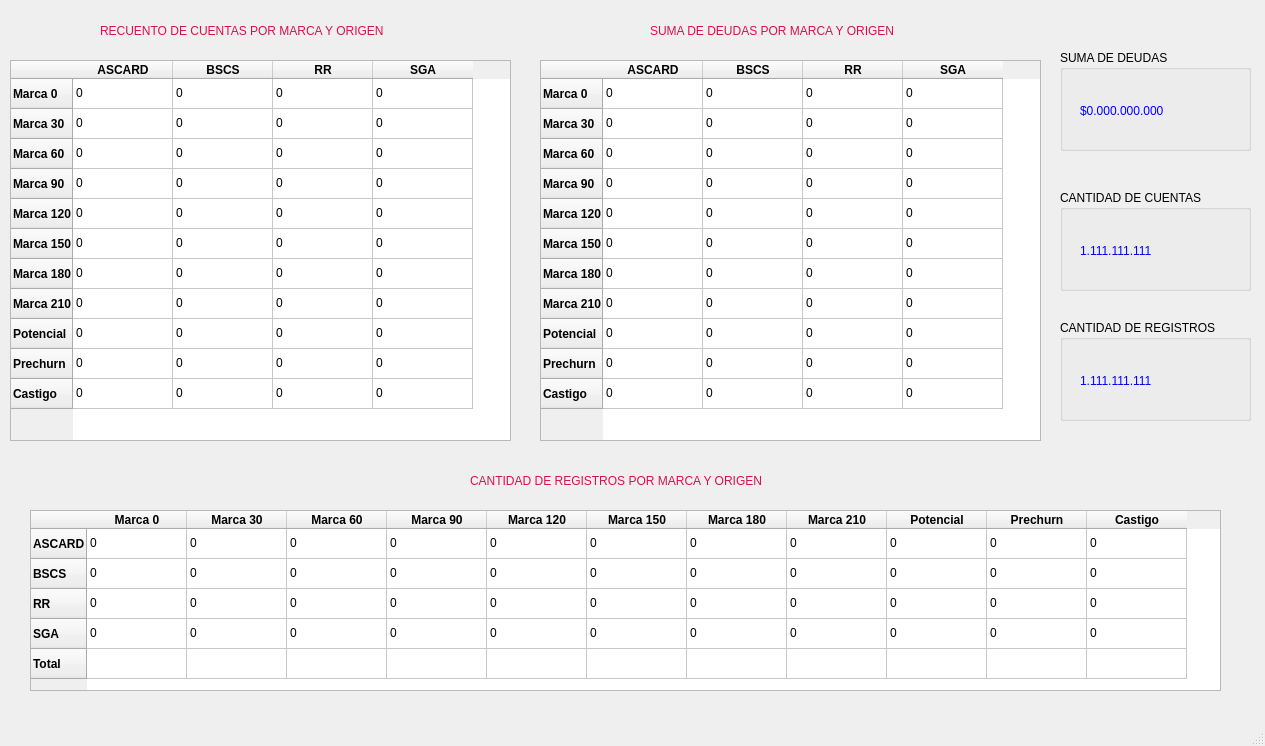
<?xml version="1.0" encoding="UTF-8"?>
<ui version="4.0">
 <class>TablesWindow</class>
 <widget class="QMainWindow" name="TablesWindow">
  <property name="geometry">
   <rect>
    <x>0</x>
    <y>0</y>
    <width>1265</width>
    <height>746</height>
   </rect>
  </property>
  <property name="windowTitle">
   <string>TablesWindow</string>
  </property>
  <widget class="QWidget" name="centralwidget">
   <widget class="QTableWidget" name="tableWidget">
    <property name="geometry">
     <rect>
      <x>10</x>
      <y>60</y>
      <width>501</width>
      <height>381</height>
     </rect>
    </property>
    <row>
     <property name="text">
      <string>Marca 0</string>
     </property>
     <property name="font">
      <font>
       <weight>75</weight>
       <bold>true</bold>
      </font>
     </property>
    </row>
    <row>
     <property name="text">
      <string>Marca 30</string>
     </property>
     <property name="font">
      <font>
       <weight>75</weight>
       <bold>true</bold>
      </font>
     </property>
    </row>
    <row>
     <property name="text">
      <string>Marca 60</string>
     </property>
     <property name="font">
      <font>
       <weight>75</weight>
       <bold>true</bold>
      </font>
     </property>
    </row>
    <row>
     <property name="text">
      <string>Marca 90</string>
     </property>
     <property name="font">
      <font>
       <weight>75</weight>
       <bold>true</bold>
      </font>
     </property>
    </row>
    <row>
     <property name="text">
      <string>Marca 120</string>
     </property>
     <property name="font">
      <font>
       <weight>75</weight>
       <bold>true</bold>
      </font>
     </property>
    </row>
    <row>
     <property name="text">
      <string>Marca 150</string>
     </property>
     <property name="font">
      <font>
       <weight>75</weight>
       <bold>true</bold>
      </font>
     </property>
    </row>
    <row>
     <property name="text">
      <string>Marca 180</string>
     </property>
     <property name="font">
      <font>
       <weight>75</weight>
       <bold>true</bold>
      </font>
     </property>
    </row>
    <row>
     <property name="text">
      <string>Marca 210</string>
     </property>
     <property name="font">
      <font>
       <weight>75</weight>
       <bold>true</bold>
      </font>
     </property>
    </row>
    <row>
     <property name="text">
      <string>Potencial</string>
     </property>
     <property name="font">
      <font>
       <weight>75</weight>
       <bold>true</bold>
      </font>
     </property>
    </row>
    <row>
     <property name="text">
      <string>Prechurn</string>
     </property>
     <property name="font">
      <font>
       <weight>75</weight>
       <bold>true</bold>
      </font>
     </property>
    </row>
    <row>
     <property name="text">
      <string>Castigo</string>
     </property>
     <property name="font">
      <font>
       <weight>75</weight>
       <bold>true</bold>
      </font>
     </property>
    </row>
    <column>
     <property name="text">
      <string>ASCARD</string>
     </property>
     <property name="font">
      <font>
       <weight>75</weight>
       <bold>true</bold>
      </font>
     </property>
    </column>
    <column>
     <property name="text">
      <string>BSCS</string>
     </property>
     <property name="font">
      <font>
       <weight>75</weight>
       <bold>true</bold>
      </font>
     </property>
     <property name="icon">
      <iconset theme="Dark">
       <normaloff>.</normaloff>.</iconset>
     </property>
    </column>
    <column>
     <property name="text">
      <string>RR</string>
     </property>
     <property name="font">
      <font>
       <weight>75</weight>
       <bold>true</bold>
      </font>
     </property>
    </column>
    <column>
     <property name="text">
      <string>SGA</string>
     </property>
     <property name="font">
      <font>
       <weight>75</weight>
       <bold>true</bold>
      </font>
     </property>
    </column>
    <item row="0" column="0">
     <property name="text">
      <string>0</string>
     </property>
    </item>
    <item row="0" column="1">
     <property name="text">
      <string>0</string>
     </property>
    </item>
    <item row="0" column="2">
     <property name="text">
      <string>0</string>
     </property>
    </item>
    <item row="0" column="3">
     <property name="text">
      <string>0</string>
     </property>
    </item>
    <item row="1" column="0">
     <property name="text">
      <string>0</string>
     </property>
    </item>
    <item row="1" column="1">
     <property name="text">
      <string>0</string>
     </property>
    </item>
    <item row="1" column="2">
     <property name="text">
      <string>0</string>
     </property>
    </item>
    <item row="1" column="3">
     <property name="text">
      <string>0</string>
     </property>
    </item>
    <item row="2" column="0">
     <property name="text">
      <string>0</string>
     </property>
    </item>
    <item row="2" column="1">
     <property name="text">
      <string>0</string>
     </property>
    </item>
    <item row="2" column="2">
     <property name="text">
      <string>0</string>
     </property>
    </item>
    <item row="2" column="3">
     <property name="text">
      <string>0</string>
     </property>
    </item>
    <item row="3" column="0">
     <property name="text">
      <string>0</string>
     </property>
    </item>
    <item row="3" column="1">
     <property name="text">
      <string>0</string>
     </property>
    </item>
    <item row="3" column="2">
     <property name="text">
      <string>0</string>
     </property>
    </item>
    <item row="3" column="3">
     <property name="text">
      <string>0</string>
     </property>
    </item>
    <item row="4" column="0">
     <property name="text">
      <string>0</string>
     </property>
    </item>
    <item row="4" column="1">
     <property name="text">
      <string>0</string>
     </property>
    </item>
    <item row="4" column="2">
     <property name="text">
      <string>0</string>
     </property>
    </item>
    <item row="4" column="3">
     <property name="text">
      <string>0</string>
     </property>
    </item>
    <item row="5" column="0">
     <property name="text">
      <string>0</string>
     </property>
    </item>
    <item row="5" column="1">
     <property name="text">
      <string>0</string>
     </property>
    </item>
    <item row="5" column="2">
     <property name="text">
      <string>0</string>
     </property>
    </item>
    <item row="5" column="3">
     <property name="text">
      <string>0</string>
     </property>
    </item>
    <item row="6" column="0">
     <property name="text">
      <string>0</string>
     </property>
    </item>
    <item row="6" column="1">
     <property name="text">
      <string>0</string>
     </property>
    </item>
    <item row="6" column="2">
     <property name="text">
      <string>0</string>
     </property>
    </item>
    <item row="6" column="3">
     <property name="text">
      <string>0</string>
     </property>
    </item>
    <item row="7" column="0">
     <property name="text">
      <string>0</string>
     </property>
    </item>
    <item row="7" column="1">
     <property name="text">
      <string>0</string>
     </property>
    </item>
    <item row="7" column="2">
     <property name="text">
      <string>0</string>
     </property>
    </item>
    <item row="7" column="3">
     <property name="text">
      <string>0</string>
     </property>
    </item>
    <item row="8" column="0">
     <property name="text">
      <string>0</string>
     </property>
    </item>
    <item row="8" column="1">
     <property name="text">
      <string>0</string>
     </property>
    </item>
    <item row="8" column="2">
     <property name="text">
      <string>0</string>
     </property>
    </item>
    <item row="8" column="3">
     <property name="text">
      <string>0</string>
     </property>
    </item>
    <item row="9" column="0">
     <property name="text">
      <string>0</string>
     </property>
    </item>
    <item row="9" column="1">
     <property name="text">
      <string>0</string>
     </property>
    </item>
    <item row="9" column="2">
     <property name="text">
      <string>0</string>
     </property>
    </item>
    <item row="9" column="3">
     <property name="text">
      <string>0</string>
     </property>
    </item>
    <item row="10" column="0">
     <property name="text">
      <string>0</string>
     </property>
    </item>
    <item row="10" column="1">
     <property name="text">
      <string>0</string>
     </property>
    </item>
    <item row="10" column="2">
     <property name="text">
      <string>0</string>
     </property>
    </item>
    <item row="10" column="3">
     <property name="text">
      <string>0</string>
     </property>
    </item>
   </widget>
   <widget class="QTableWidget" name="tableWidget_2">
    <property name="geometry">
     <rect>
      <x>540</x>
      <y>60</y>
      <width>501</width>
      <height>381</height>
     </rect>
    </property>
    <row>
     <property name="text">
      <string>Marca 0</string>
     </property>
     <property name="font">
      <font>
       <weight>75</weight>
       <bold>true</bold>
      </font>
     </property>
    </row>
    <row>
     <property name="text">
      <string>Marca 30</string>
     </property>
     <property name="font">
      <font>
       <weight>75</weight>
       <bold>true</bold>
      </font>
     </property>
    </row>
    <row>
     <property name="text">
      <string>Marca 60</string>
     </property>
     <property name="font">
      <font>
       <weight>75</weight>
       <bold>true</bold>
      </font>
     </property>
    </row>
    <row>
     <property name="text">
      <string>Marca 90</string>
     </property>
     <property name="font">
      <font>
       <weight>75</weight>
       <bold>true</bold>
      </font>
     </property>
    </row>
    <row>
     <property name="text">
      <string>Marca 120</string>
     </property>
     <property name="font">
      <font>
       <weight>75</weight>
       <bold>true</bold>
      </font>
     </property>
    </row>
    <row>
     <property name="text">
      <string>Marca 150</string>
     </property>
     <property name="font">
      <font>
       <weight>75</weight>
       <bold>true</bold>
      </font>
     </property>
    </row>
    <row>
     <property name="text">
      <string>Marca 180</string>
     </property>
     <property name="font">
      <font>
       <weight>75</weight>
       <bold>true</bold>
      </font>
     </property>
    </row>
    <row>
     <property name="text">
      <string>Marca 210</string>
     </property>
     <property name="font">
      <font>
       <weight>75</weight>
       <bold>true</bold>
      </font>
     </property>
    </row>
    <row>
     <property name="text">
      <string>Potencial</string>
     </property>
     <property name="font">
      <font>
       <weight>75</weight>
       <bold>true</bold>
      </font>
     </property>
    </row>
    <row>
     <property name="text">
      <string>Prechurn</string>
     </property>
     <property name="font">
      <font>
       <weight>75</weight>
       <bold>true</bold>
      </font>
     </property>
    </row>
    <row>
     <property name="text">
      <string>Castigo</string>
     </property>
     <property name="font">
      <font>
       <weight>75</weight>
       <bold>true</bold>
      </font>
     </property>
    </row>
    <column>
     <property name="text">
      <string>ASCARD</string>
     </property>
     <property name="font">
      <font>
       <weight>75</weight>
       <bold>true</bold>
      </font>
     </property>
    </column>
    <column>
     <property name="text">
      <string>BSCS</string>
     </property>
     <property name="font">
      <font>
       <weight>75</weight>
       <bold>true</bold>
      </font>
     </property>
     <property name="icon">
      <iconset theme="Dark">
       <normaloff>../../../Program Files (x86)/Qt Designer</normaloff>../../../Program Files (x86)/Qt Designer</iconset>
     </property>
    </column>
    <column>
     <property name="text">
      <string>RR</string>
     </property>
     <property name="font">
      <font>
       <weight>75</weight>
       <bold>true</bold>
      </font>
     </property>
    </column>
    <column>
     <property name="text">
      <string>SGA</string>
     </property>
     <property name="font">
      <font>
       <weight>75</weight>
       <bold>true</bold>
      </font>
     </property>
    </column>
    <item row="0" column="0">
     <property name="text">
      <string>0</string>
     </property>
    </item>
    <item row="0" column="1">
     <property name="text">
      <string>0</string>
     </property>
    </item>
    <item row="0" column="2">
     <property name="text">
      <string>0</string>
     </property>
    </item>
    <item row="0" column="3">
     <property name="text">
      <string>0</string>
     </property>
    </item>
    <item row="1" column="0">
     <property name="text">
      <string>0</string>
     </property>
    </item>
    <item row="1" column="1">
     <property name="text">
      <string>0</string>
     </property>
    </item>
    <item row="1" column="2">
     <property name="text">
      <string>0</string>
     </property>
    </item>
    <item row="1" column="3">
     <property name="text">
      <string>0</string>
     </property>
    </item>
    <item row="2" column="0">
     <property name="text">
      <string>0</string>
     </property>
    </item>
    <item row="2" column="1">
     <property name="text">
      <string>0</string>
     </property>
    </item>
    <item row="2" column="2">
     <property name="text">
      <string>0</string>
     </property>
    </item>
    <item row="2" column="3">
     <property name="text">
      <string>0</string>
     </property>
    </item>
    <item row="3" column="0">
     <property name="text">
      <string>0</string>
     </property>
    </item>
    <item row="3" column="1">
     <property name="text">
      <string>0</string>
     </property>
    </item>
    <item row="3" column="2">
     <property name="text">
      <string>0</string>
     </property>
    </item>
    <item row="3" column="3">
     <property name="text">
      <string>0</string>
     </property>
    </item>
    <item row="4" column="0">
     <property name="text">
      <string>0</string>
     </property>
    </item>
    <item row="4" column="1">
     <property name="text">
      <string>0</string>
     </property>
    </item>
    <item row="4" column="2">
     <property name="text">
      <string>0</string>
     </property>
    </item>
    <item row="4" column="3">
     <property name="text">
      <string>0</string>
     </property>
    </item>
    <item row="5" column="0">
     <property name="text">
      <string>0</string>
     </property>
    </item>
    <item row="5" column="1">
     <property name="text">
      <string>0</string>
     </property>
    </item>
    <item row="5" column="2">
     <property name="text">
      <string>0</string>
     </property>
    </item>
    <item row="5" column="3">
     <property name="text">
      <string>0</string>
     </property>
    </item>
    <item row="6" column="0">
     <property name="text">
      <string>0</string>
     </property>
    </item>
    <item row="6" column="1">
     <property name="text">
      <string>0</string>
     </property>
    </item>
    <item row="6" column="2">
     <property name="text">
      <string>0</string>
     </property>
    </item>
    <item row="6" column="3">
     <property name="text">
      <string>0</string>
     </property>
    </item>
    <item row="7" column="0">
     <property name="text">
      <string>0</string>
     </property>
    </item>
    <item row="7" column="1">
     <property name="text">
      <string>0</string>
     </property>
    </item>
    <item row="7" column="2">
     <property name="text">
      <string>0</string>
     </property>
    </item>
    <item row="7" column="3">
     <property name="text">
      <string>0</string>
     </property>
    </item>
    <item row="8" column="0">
     <property name="text">
      <string>0</string>
     </property>
    </item>
    <item row="8" column="1">
     <property name="text">
      <string>0</string>
     </property>
    </item>
    <item row="8" column="2">
     <property name="text">
      <string>0</string>
     </property>
    </item>
    <item row="8" column="3">
     <property name="text">
      <string>0</string>
     </property>
    </item>
    <item row="9" column="0">
     <property name="text">
      <string>0</string>
     </property>
    </item>
    <item row="9" column="1">
     <property name="text">
      <string>0</string>
     </property>
    </item>
    <item row="9" column="2">
     <property name="text">
      <string>0</string>
     </property>
    </item>
    <item row="9" column="3">
     <property name="text">
      <string>0</string>
     </property>
    </item>
    <item row="10" column="0">
     <property name="text">
      <string>0</string>
     </property>
    </item>
    <item row="10" column="1">
     <property name="text">
      <string>0</string>
     </property>
    </item>
    <item row="10" column="2">
     <property name="text">
      <string>0</string>
     </property>
    </item>
    <item row="10" column="3">
     <property name="text">
      <string>0</string>
     </property>
    </item>
   </widget>
   <widget class="QLabel" name="label_Total_Registers">
    <property name="geometry">
     <rect>
      <x>100</x>
      <y>20</y>
      <width>321</width>
      <height>21</height>
     </rect>
    </property>
    <property name="styleSheet">
     <string notr="true">color: rgb(217, 16, 76);
font: 87 9pt &quot;Arial Black&quot;;</string>
    </property>
    <property name="text">
     <string>RECUENTO DE CUENTAS POR MARCA Y ORIGEN</string>
    </property>
   </widget>
   <widget class="QLabel" name="label_Total_Registers_2">
    <property name="geometry">
     <rect>
      <x>650</x>
      <y>20</y>
      <width>271</width>
      <height>21</height>
     </rect>
    </property>
    <property name="styleSheet">
     <string notr="true">color: rgb(217, 16, 76);
font: 87 9pt &quot;Arial Black&quot;;</string>
    </property>
    <property name="text">
     <string>SUMA DE DEUDAS POR MARCA Y ORIGEN</string>
    </property>
   </widget>
   <widget class="QTableWidget" name="tableWidget_3">
    <property name="geometry">
     <rect>
      <x>30</x>
      <y>510</y>
      <width>1191</width>
      <height>181</height>
     </rect>
    </property>
    <row>
     <property name="text">
      <string>ASCARD</string>
     </property>
     <property name="font">
      <font>
       <weight>75</weight>
       <bold>true</bold>
      </font>
     </property>
    </row>
    <row>
     <property name="text">
      <string>BSCS</string>
     </property>
     <property name="font">
      <font>
       <weight>75</weight>
       <bold>true</bold>
      </font>
     </property>
    </row>
    <row>
     <property name="text">
      <string>RR</string>
     </property>
     <property name="font">
      <font>
       <weight>75</weight>
       <bold>true</bold>
      </font>
     </property>
    </row>
    <row>
     <property name="text">
      <string>SGA</string>
     </property>
     <property name="font">
      <font>
       <weight>75</weight>
       <bold>true</bold>
      </font>
     </property>
    </row>
    <row>
     <property name="text">
      <string>Total</string>
     </property>
     <property name="font">
      <font>
       <weight>75</weight>
       <bold>true</bold>
      </font>
     </property>
    </row>
    <column>
     <property name="text">
      <string>Marca 0</string>
     </property>
     <property name="font">
      <font>
       <weight>75</weight>
       <bold>true</bold>
      </font>
     </property>
    </column>
    <column>
     <property name="text">
      <string>Marca 30</string>
     </property>
     <property name="font">
      <font>
       <weight>75</weight>
       <bold>true</bold>
      </font>
     </property>
     <property name="icon">
      <iconset theme="Dark">
       <normaloff>.</normaloff>.</iconset>
     </property>
    </column>
    <column>
     <property name="text">
      <string>Marca 60</string>
     </property>
     <property name="font">
      <font>
       <weight>75</weight>
       <bold>true</bold>
      </font>
     </property>
    </column>
    <column>
     <property name="text">
      <string>Marca 90</string>
     </property>
     <property name="font">
      <font>
       <weight>75</weight>
       <bold>true</bold>
      </font>
     </property>
    </column>
    <column>
     <property name="text">
      <string>Marca 120</string>
     </property>
     <property name="font">
      <font>
       <weight>75</weight>
       <bold>true</bold>
      </font>
     </property>
    </column>
    <column>
     <property name="text">
      <string>Marca 150</string>
     </property>
     <property name="font">
      <font>
       <weight>75</weight>
       <bold>true</bold>
      </font>
     </property>
    </column>
    <column>
     <property name="text">
      <string>Marca 180</string>
     </property>
     <property name="font">
      <font>
       <weight>75</weight>
       <bold>true</bold>
      </font>
     </property>
    </column>
    <column>
     <property name="text">
      <string>Marca 210</string>
     </property>
     <property name="font">
      <font>
       <weight>75</weight>
       <bold>true</bold>
      </font>
     </property>
    </column>
    <column>
     <property name="text">
      <string>Potencial</string>
     </property>
     <property name="font">
      <font>
       <weight>75</weight>
       <bold>true</bold>
      </font>
     </property>
    </column>
    <column>
     <property name="text">
      <string>Prechurn</string>
     </property>
     <property name="font">
      <font>
       <weight>75</weight>
       <bold>true</bold>
      </font>
     </property>
    </column>
    <column>
     <property name="text">
      <string>Castigo</string>
     </property>
     <property name="font">
      <font>
       <weight>75</weight>
       <bold>true</bold>
      </font>
     </property>
    </column>
    <item row="0" column="0">
     <property name="text">
      <string>0</string>
     </property>
    </item>
    <item row="0" column="1">
     <property name="text">
      <string>0</string>
     </property>
    </item>
    <item row="0" column="2">
     <property name="text">
      <string>0</string>
     </property>
    </item>
    <item row="0" column="3">
     <property name="text">
      <string>0</string>
     </property>
    </item>
    <item row="0" column="4">
     <property name="text">
      <string>0</string>
     </property>
    </item>
    <item row="0" column="5">
     <property name="text">
      <string>0</string>
     </property>
    </item>
    <item row="0" column="6">
     <property name="text">
      <string>0</string>
     </property>
    </item>
    <item row="0" column="7">
     <property name="text">
      <string>0</string>
     </property>
    </item>
    <item row="0" column="8">
     <property name="text">
      <string>0</string>
     </property>
    </item>
    <item row="0" column="9">
     <property name="text">
      <string>0</string>
     </property>
    </item>
    <item row="0" column="10">
     <property name="text">
      <string>0</string>
     </property>
    </item>
    <item row="1" column="0">
     <property name="text">
      <string>0</string>
     </property>
    </item>
    <item row="1" column="1">
     <property name="text">
      <string>0</string>
     </property>
    </item>
    <item row="1" column="2">
     <property name="text">
      <string>0</string>
     </property>
    </item>
    <item row="1" column="3">
     <property name="text">
      <string>0</string>
     </property>
    </item>
    <item row="1" column="4">
     <property name="text">
      <string>0</string>
     </property>
    </item>
    <item row="1" column="5">
     <property name="text">
      <string>0</string>
     </property>
    </item>
    <item row="1" column="6">
     <property name="text">
      <string>0</string>
     </property>
    </item>
    <item row="1" column="7">
     <property name="text">
      <string>0</string>
     </property>
    </item>
    <item row="1" column="8">
     <property name="text">
      <string>0</string>
     </property>
    </item>
    <item row="1" column="9">
     <property name="text">
      <string>0</string>
     </property>
    </item>
    <item row="1" column="10">
     <property name="text">
      <string>0</string>
     </property>
    </item>
    <item row="2" column="0">
     <property name="text">
      <string>0</string>
     </property>
    </item>
    <item row="2" column="1">
     <property name="text">
      <string>0</string>
     </property>
    </item>
    <item row="2" column="2">
     <property name="text">
      <string>0</string>
     </property>
    </item>
    <item row="2" column="3">
     <property name="text">
      <string>0</string>
     </property>
    </item>
    <item row="2" column="4">
     <property name="text">
      <string>0</string>
     </property>
    </item>
    <item row="2" column="5">
     <property name="text">
      <string>0</string>
     </property>
    </item>
    <item row="2" column="6">
     <property name="text">
      <string>0</string>
     </property>
    </item>
    <item row="2" column="7">
     <property name="text">
      <string>0</string>
     </property>
    </item>
    <item row="2" column="8">
     <property name="text">
      <string>0</string>
     </property>
    </item>
    <item row="2" column="9">
     <property name="text">
      <string>0</string>
     </property>
    </item>
    <item row="2" column="10">
     <property name="text">
      <string>0</string>
     </property>
    </item>
    <item row="3" column="0">
     <property name="text">
      <string>0</string>
     </property>
    </item>
    <item row="3" column="1">
     <property name="text">
      <string>0</string>
     </property>
    </item>
    <item row="3" column="2">
     <property name="text">
      <string>0</string>
     </property>
    </item>
    <item row="3" column="3">
     <property name="text">
      <string>0</string>
     </property>
    </item>
    <item row="3" column="4">
     <property name="text">
      <string>0</string>
     </property>
    </item>
    <item row="3" column="5">
     <property name="text">
      <string>0</string>
     </property>
    </item>
    <item row="3" column="6">
     <property name="text">
      <string>0</string>
     </property>
    </item>
    <item row="3" column="7">
     <property name="text">
      <string>0</string>
     </property>
    </item>
    <item row="3" column="8">
     <property name="text">
      <string>0</string>
     </property>
    </item>
    <item row="3" column="9">
     <property name="text">
      <string>0</string>
     </property>
    </item>
    <item row="3" column="10">
     <property name="text">
      <string>0</string>
     </property>
    </item>
   </widget>
   <widget class="QLabel" name="label_Total_Registers_3">
    <property name="geometry">
     <rect>
      <x>470</x>
      <y>470</y>
      <width>331</width>
      <height>21</height>
     </rect>
    </property>
    <property name="styleSheet">
     <string notr="true">color: rgb(217, 16, 76);
font: 87 9pt &quot;Arial Black&quot;;</string>
    </property>
    <property name="text">
     <string>CANTIDAD DE REGISTROS POR MARCA Y ORIGEN</string>
    </property>
   </widget>
   <widget class="QGroupBox" name="groupBox">
    <property name="geometry">
     <rect>
      <x>1060</x>
      <y>50</y>
      <width>191</width>
      <height>101</height>
     </rect>
    </property>
    <property name="title">
     <string>SUMA DE DEUDAS</string>
    </property>
    <widget class="QLabel" name="Confirmation_LABEL">
     <property name="geometry">
      <rect>
       <x>20</x>
       <y>50</y>
       <width>161</width>
       <height>21</height>
      </rect>
     </property>
     <property name="styleSheet">
      <string notr="true">color: rgb(0, 0, 255);
font: 87 10pt &quot;Arial Black&quot;;</string>
     </property>
     <property name="text">
      <string>$0.000.000.000</string>
     </property>
    </widget>
   </widget>
   <widget class="QGroupBox" name="groupBox_2">
    <property name="geometry">
     <rect>
      <x>1060</x>
      <y>190</y>
      <width>191</width>
      <height>101</height>
     </rect>
    </property>
    <property name="title">
     <string>CANTIDAD DE CUENTAS</string>
    </property>
    <widget class="QLabel" name="Confirmation_LABEL_2">
     <property name="geometry">
      <rect>
       <x>20</x>
       <y>50</y>
       <width>161</width>
       <height>21</height>
      </rect>
     </property>
     <property name="styleSheet">
      <string notr="true">color: rgb(0, 0, 255);
font: 87 10pt &quot;Arial Black&quot;;</string>
     </property>
     <property name="text">
      <string>1.111.111.111</string>
     </property>
    </widget>
   </widget>
   <widget class="QGroupBox" name="groupBox_4">
    <property name="geometry">
     <rect>
      <x>1060</x>
      <y>320</y>
      <width>191</width>
      <height>101</height>
     </rect>
    </property>
    <property name="title">
     <string>CANTIDAD DE REGISTROS</string>
    </property>
    <widget class="QLabel" name="Confirmation_LABEL_4">
     <property name="geometry">
      <rect>
       <x>20</x>
       <y>50</y>
       <width>161</width>
       <height>21</height>
      </rect>
     </property>
     <property name="styleSheet">
      <string notr="true">color: rgb(0, 0, 255);
font: 87 10pt &quot;Arial Black&quot;;</string>
     </property>
     <property name="text">
      <string>1.111.111.111</string>
     </property>
    </widget>
   </widget>
  </widget>
  <widget class="QMenuBar" name="menubar">
   <property name="geometry">
    <rect>
     <x>0</x>
     <y>0</y>
     <width>1265</width>
     <height>21</height>
    </rect>
   </property>
  </widget>
  <widget class="QStatusBar" name="statusbar"/>
 </widget>
 <resources/>
 <connections/>
</ui>
